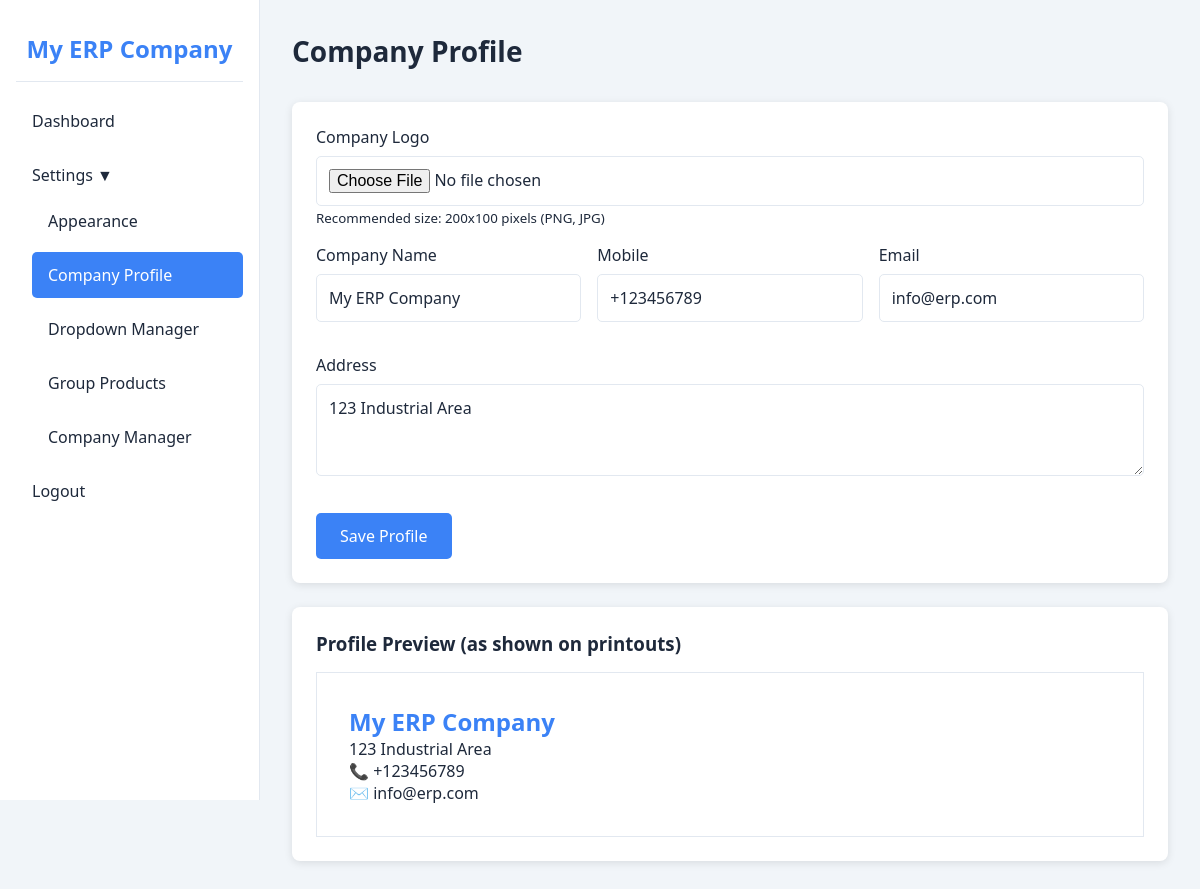
The app's page /modules/settings_company.php (signed in) with its own data.
### tables this page shows
CREATE TABLE company_profile (
    id INT AUTO_INCREMENT PRIMARY KEY,
    logo_path VARCHAR(255),
    company_name VARCHAR(255),
    address TEXT,
    mobile VARCHAR(50),
    email VARCHAR(100)
);

### config/database.php (called while the page is built, shortened)
<?php
function getCompanyProfile($pdo) {
    $stmt = $pdo->query("SELECT * FROM company_profile LIMIT 1");
    return $stmt->fetch();
}
function getSettings($pdo) {
    $stmt = $pdo->query("SELECT setting_key, setting_value FROM settings");
    $settings = [];
    while ($row = $stmt->fetch()) {
        $settings[$row['setting_key']] = $row['setting_value'];
    }
    return $settings;
}
?>

### modules/settings_company.php (the view, shortened to what this page needs)
<?php
require_once '../config/database.php';
$settings = getSettings($pdo);
$companyProfile = getCompanyProfile($pdo);
?>
<!DOCTYPE html>
<html lang="en" data-theme="<?php echo $settings['theme'] ?? 'light'; ?>">
<head>
    <link rel="stylesheet" href="../assets/css/style.css">
</head>
<body>
    <div class="dashboard">
        <aside class="sidebar">
            <div class="sidebar-brand">
                <?php echo $companyProfile['company_name'] ?? 'ERP System'; ?>
            </div>
            <ul class="sidebar-menu">
                <li><a href="../index.php">Dashboard</a></li>
                <li>
                    <a href="#" onclick="toggleSubmenu('settingsMenu')">Settings ▼</a>
                    <ul class="sidebar-submenu show" id="settingsMenu">
                        <li><a href="settings_appearance.php">Appearance</a></li>
                        <li><a href="settings_company.php" class="active">Company Profile</a></li>
                        <li><a href="settings_dropdowns.php">Dropdown Manager</a></li>
                        <li><a href="settings_groups.php">Group Products</a></li>
                        <li><a href="settings_companies.php">Company Manager</a></li>
                    </ul>
                </li>
                <li><a href="../includes/logout.php">Logout</a></li>
            </ul>
        </aside>
        <main class="main-content">
            <div class="page-header">
                <h1>Company Profile</h1>
            </div>
            <div class="card">
                <form method="POST" enctype="multipart/form-data">
                    <div class="form-group">
                        <label for="logo">Company Logo</label>
                        <input type="file" id="logo" name="logo" class="form-control" accept="image/*">
                        <small>Recommended size: 200x100 pixels (PNG, JPG)</small>
                    </div>
                    <div class="form-row">
                        <div class="form-group">
                            <label for="company_name">Company Name</label>
                            <input type="text" id="company_name" name="company_name" class="form-control"
                                   value="<?php echo htmlspecialchars($companyProfile['company_name'] ?? ''); ?>" required>
                        </div>
                        <div class="form-group">
                            <label for="mobile">Mobile</label>
                            <input type="text" id="mobile" name="mobile" class="form-control"
                                   value="<?php echo htmlspecialchars($companyProfile['mobile'] ?? ''); ?>">
                        </div>
                        <div class="form-group">
                            <label for="email">Email</label>
                            <input type="email" id="email" name="email" class="form-control"
                                   value="<?php echo htmlspecialchars($companyProfile['email'] ?? ''); ?>">
                        </div>
                    </div>
                    <div class="form-group">
                        <label for="address">Address</label>
                        <textarea id="address" name="address" class="form-control" rows="3"><?php echo htmlspecialchars($companyProfile['address'] ?? ''); ?></textarea>
                    </div>
                    <div style="margin-top: 2rem;">
                        <button type="submit" class="btn btn-primary">Save Profile</button>
                    </div>
                </form>
            </div>
            <div class="card">
                <h3>Profile Preview (as shown on printouts)</h3>
                <div style="border: 1px solid var(--border-color); padding: 2rem; margin-top: 1rem;">
                    <h2 style="color: var(--primary-color);"><?php echo htmlspecialchars($companyProfile['company_name'] ?? 'Company Name'); ?></h2>
                    <p><?php echo nl2br(htmlspecialchars($companyProfile['address'] ?? 'Address')); ?></p>
                    <p>📞 <?php echo htmlspecialchars($companyProfile['mobile'] ?? 'Mobile'); ?></p>
                    <p>✉️ <?php echo htmlspecialchars($companyProfile['email'] ?? 'Email'); ?></p>
                </div>
            </div>
        </main>
    </div>
</body>
</html>

### assets/css/style.css (style rules this page uses)
:root { --primary-color: #3b82f6; --secondary-color: #64748b; --success-color: #22c55e; --danger-color: #ef4444; --warning-color: #f59e0b; --bg-color: #f1f5f9; --card-bg: #ffffff; --text-color: #1e293b; --border-color: #e2e8f0; --sidebar-width: 260px; }
* { margin: 0; padding: 0; box-sizing: border-box; font-family: 'Segoe UI', Tahoma, Geneva, Verdana, sans-serif; }
body { background-color: var(--bg-color); color: var(--text-color); transition: all 0.3s ease; }
.form-group { margin-bottom: 1rem; }
.form-group label { display: block; margin-bottom: 0.5rem; font-weight: 500; }
.form-control { width: 100%; padding: 0.75rem; border: 1px solid var(--border-color); border-radius: 5px; background: var(--card-bg); color: var(--text-color); font-size: 1rem; }
.btn { padding: 0.75rem 1.5rem; border: none; border-radius: 5px; cursor: pointer; font-size: 1rem; font-weight: 500; transition: all 0.3s ease; }
.btn-primary { background: var(--primary-color); color: white; }
.dashboard { display: flex; min-height: 100vh; }
.sidebar { width: var(--sidebar-width); background: var(--card-bg); border-right: 1px solid var(--border-color); padding: 1rem; position: fixed; height: 100vh; overflow-y: auto; z-index: 100; }
.sidebar-brand { font-size: 1.5rem; font-weight: bold; color: var(--primary-color); padding: 1rem 0; text-align: center; border-bottom: 1px solid var(--border-color); margin-bottom: 1rem; }
.sidebar-menu { list-style: none; }
.sidebar-menu li { margin-bottom: 0.5rem; }
.sidebar-menu a { display: block; padding: 0.75rem 1rem; color: var(--text-color); text-decoration: none; border-radius: 5px; transition: all 0.3s ease; }
.sidebar-menu a:hover, .sidebar-menu a.active { background: var(--primary-color); color: white; }
.sidebar-submenu { list-style: none; padding-left: 1rem; display: none; }
.sidebar-submenu.show { display: block; }
.main-content { flex: 1; margin-left: var(--sidebar-width); padding: 2rem; }
.page-header { margin-bottom: 2rem; }
.page-header h1 { font-size: 1.75rem; margin-bottom: 0.5rem; }
.card { background: var(--card-bg); border-radius: 8px; box-shadow: 0 2px 8px rgba(0,0,0,0.1); padding: 1.5rem; margin-bottom: 1.5rem; }
.form-row { display: grid; grid-template-columns: repeat(auto-fit, minmax(150px, 1fr)); gap: 1rem; margin-bottom: 1rem; }

### records on screen
company_profile: company_name "My ERP Company", mobile "+123456789", email "info@erp.com", address "123 Industrial Area"
